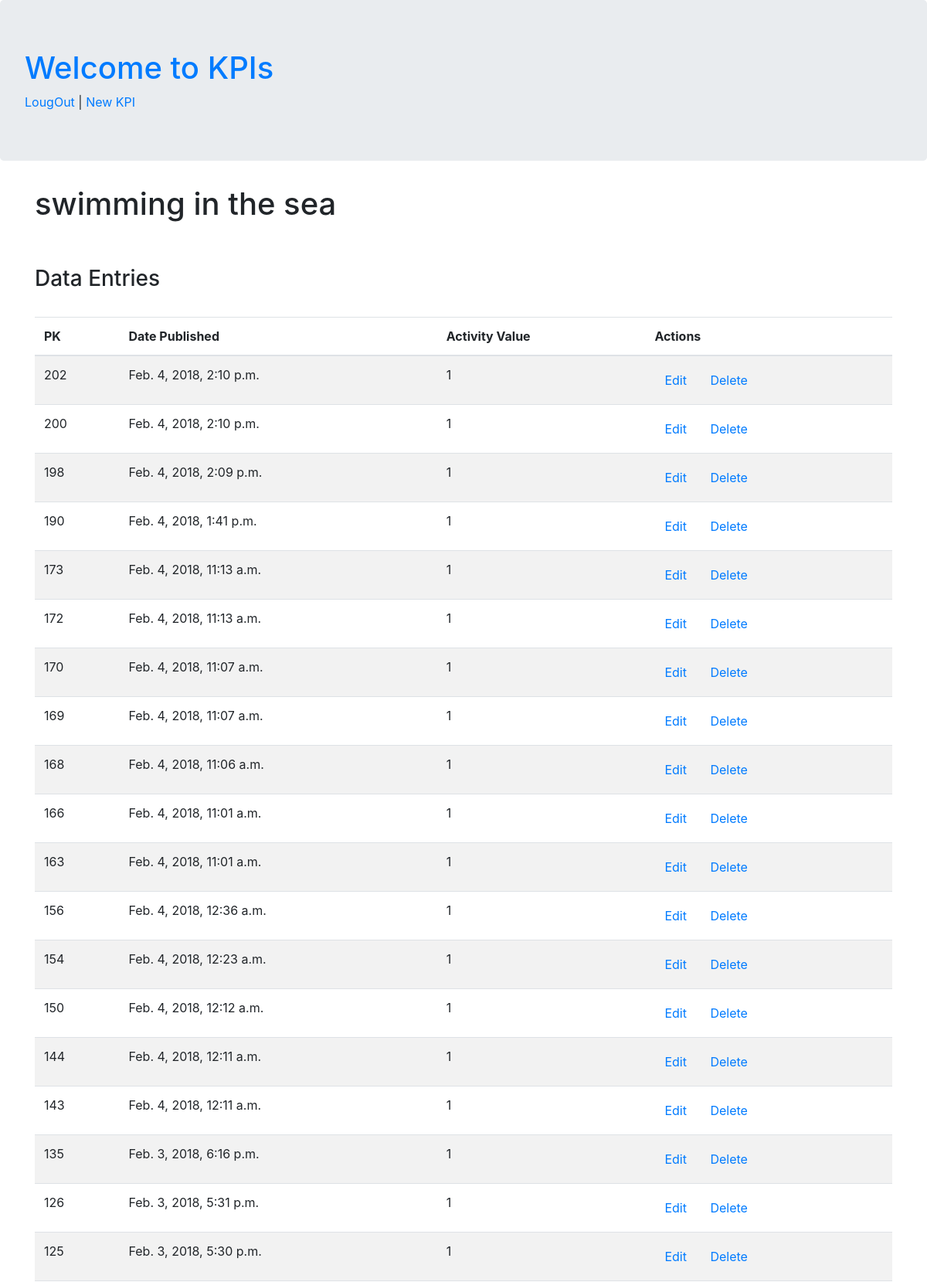
Page /kpis/4/ (signed in, upper part) on the committed database.
### kpis/models.py (models this page shows, shortened)
class KPI(models.Model):
	author = models.ForeignKey('auth.User', on_delete = models.CASCADE)
	title = models.CharField(max_length = 200)
	date_created = models.DateTimeField(default = timezone.now)
	units = models.CharField(max_length = 20)
	DAILY = 'DY'
	WEEKLY = 'WK'
	MONTHLY = 'MH'
	YEARLY = 'YR'
	periodicity_choices = {
		(DAILY, 'Daily'),
		(WEEKLY, 'Weekly'),
		(MONTHLY, 'Monthly'),
		(YEARLY, 'Yearly'),
	}
	periodicity = models.CharField(
		max_length = 2,
		choices = periodicity_choices,
		default = DAILY,
		)
	RED = 'RD'
	GREEN = 'GR'
	BLUE = 'BL'
	group_choices = (
		(RED, 'Red'),
		(GREEN, 'Green'),
		(BLUE, 'Blue'),
	)
	group = models.CharField(
		max_length = 2,
		choices = group_choices,
		default = BLUE,
	)

class Activity(models.Model):
	activity_value = models.IntegerField(default = 1) # possibly default = 1,
	kpi = models.ForeignKey(KPI, on_delete = models.CASCADE, parent_link = True)
	datetime_logged = models.DateTimeField(default = timezone.now)

### kpis/views.py (the view)
# urls.py: path('kpis/<int:pk>/', views.kpi_detail, name = 'kpi_detail'),
@login_required
def kpi_detail(request, pk):
	kpi = get_object_or_404(KPI, pk = pk)
	activity_list = Activity.objects.filter(kpi_id = kpi.id).order_by('-datetime_logged')
	context = {
		'kpi' : kpi,
		'activity_list' : activity_list
	}
	return render(request, 'kpis/kpi_detail.html', context)

### kpis/templates/kpis/kpi_detail.html
{% extends 'kpis/base.html' %}
{% block content %}
<h1>{{ kpi.title }}</h1>
<br>
<br>
<h3>Data Entries</h3>
<br>
<div class="table-responsive">
	<table class="table table-striped">
		<thead>
			<tr>
				<th>PK</th>
				<th>Date Published</th>
				<th>Activity Value</th>
				<th>Actions</th>
			</tr>
		</thead>
		<tbody>
			{% for activity in activity_list %}
				<tr>
					<td>{{ activity.pk }}</td>
					<td>{{ activity.datetime_logged }}</td>
					<td>{{ activity.activity_value }}</td>
					<td><a href="" class="btn btn-default">Edit</a>
						<a href="" class="btn btn-default">Delete</a></td>
				</tr>
			{% endfor %}
		</tbody>
	</table>
</div>
{% endblock %}

### rows in the picture
KPI: title "swimming in the sea"
Activity: pk "202", datetime_logged "Feb. 4, 2018, 2:10 p.m.", activity_value "1"
Activity: pk "200", datetime_logged "Feb. 4, 2018, 2:10 p.m.", activity_value "1"
Activity: pk "198", datetime_logged "Feb. 4, 2018, 2:09 p.m.", activity_value "1"
Activity: pk "190", datetime_logged "Feb. 4, 2018, 1:41 p.m.", activity_value "1"
Activity: pk "173", datetime_logged "Feb. 4, 2018, 11:13 a.m.", activity_value "1"
Activity: pk "172", datetime_logged "Feb. 4, 2018, 11:13 a.m.", activity_value "1"
Activity: pk "170", datetime_logged "Feb. 4, 2018, 11:07 a.m.", activity_value "1"
Activity: pk "169", datetime_logged "Feb. 4, 2018, 11:07 a.m.", activity_value "1"
Activity: pk "168", datetime_logged "Feb. 4, 2018, 11:06 a.m.", activity_value "1"
Activity: pk "166", datetime_logged "Feb. 4, 2018, 11:01 a.m.", activity_value "1"
Activity: pk "163", datetime_logged "Feb. 4, 2018, 11:01 a.m.", activity_value "1"
Activity: pk "156", datetime_logged "Feb. 4, 2018, 12:36 a.m.", activity_value "1"
Activity: pk "154", datetime_logged "Feb. 4, 2018, 12:23 a.m.", activity_value "1"
Activity: pk "150", datetime_logged "Feb. 4, 2018, 12:12 a.m.", activity_value "1"
Activity: pk "144", datetime_logged "Feb. 4, 2018, 12:11 a.m.", activity_value "1"
Activity: pk "143", datetime_logged "Feb. 4, 2018, 12:11 a.m.", activity_value "1"
Activity: pk "135", datetime_logged "Feb. 3, 2018, 6:16 p.m.", activity_value "1"
Activity: pk "126", datetime_logged "Feb. 3, 2018, 5:31 p.m.", activity_value "1"
Activity: pk "125", datetime_logged "Feb. 3, 2018, 5:30 p.m.", activity_value "1"
